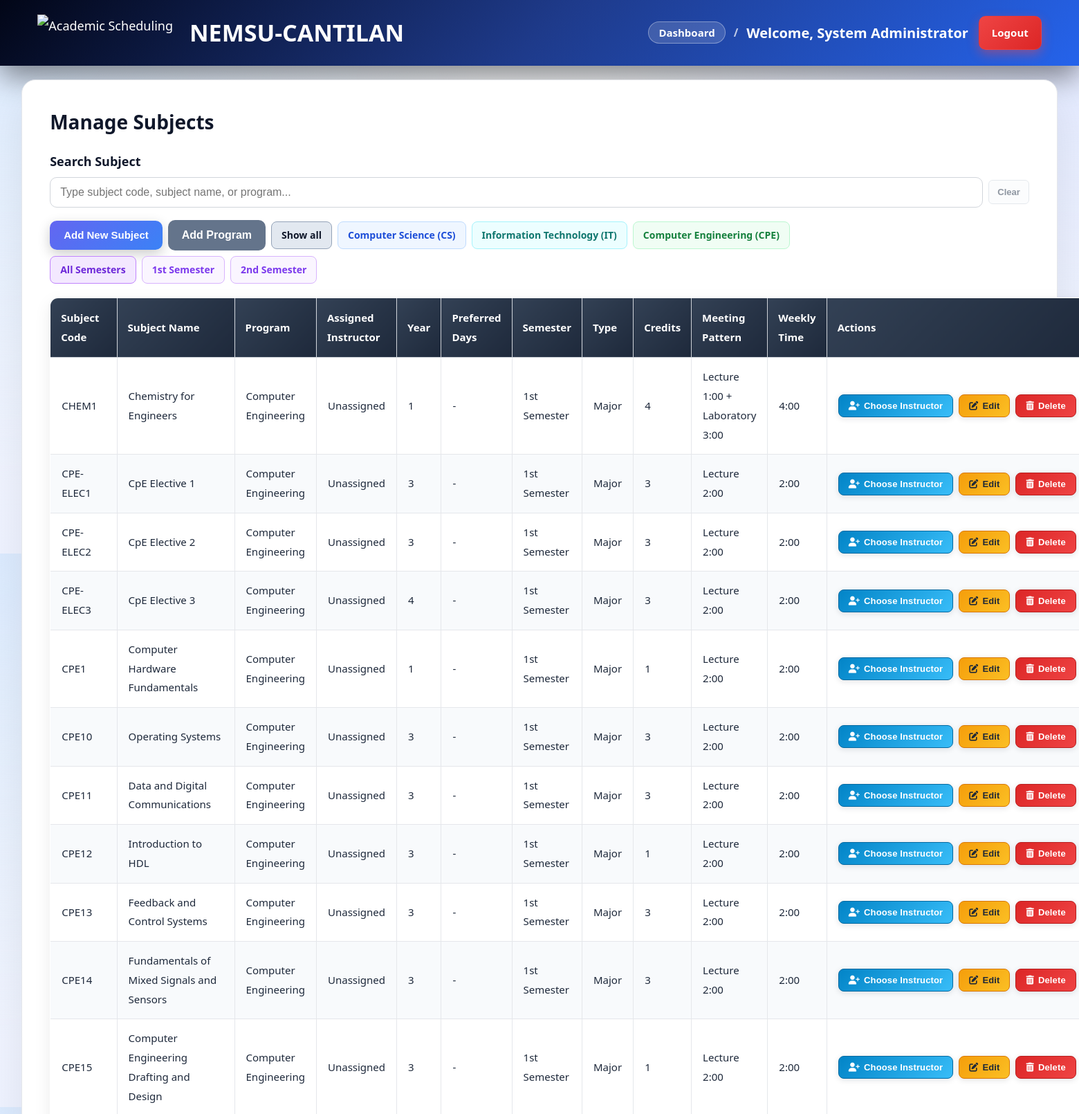
/admin/manage_subjects.php (signed in, upper part), run on the app's committed database.
### tables this page shows
CREATE TABLE `subjects` (
    `id` INT PRIMARY KEY AUTO_INCREMENT,
    `subject_code` VARCHAR(20) UNIQUE NOT NULL,
    `subject_name` VARCHAR(100) NOT NULL,
    `credits` INT NOT NULL,
    `department` VARCHAR(100),
    `subject_type` ENUM('major','minor') NOT NULL DEFAULT 'major',
    `semester` ENUM('1st Semester','2nd Semester','Summer') NOT NULL DEFAULT '1st Semester',
    `year_level` INT NULL,
    `prerequisites` TEXT NULL,
    `program_id` INT NULL,
    `hours_per_week` DECIMAL(4,2) NOT NULL,
    `lecture_hours` DECIMAL(4,2) NOT NULL DEFAULT 0.00,
    `lab_hours` DECIMAL(4,2) NOT NULL DEFAULT 0.00,
    `meetings_per_week` TINYINT NOT NULL DEFAULT 2,
    `lecture_minutes_per_meeting` INT NOT NULL DEFAULT 0,
    `lab_minutes_per_meeting` INT NOT NULL DEFAULT 0
);

### admin/manage_subjects.php (the view, shortened to what this page needs)
<?php
$pdo = getDB();
try {
    $subjectColumns = [];
    foreach ($pdo->query("SHOW COLUMNS FROM subjects")->fetchAll(PDO::FETCH_ASSOC) as $col) {
        $subjectColumns[$col['Field']] = $col;
    }
    if (!isset($subjectColumns['lecture_credits'])) {
        $pdo->exec("ALTER TABLE subjects ADD COLUMN lecture_credits DECIMAL(4,2) NOT NULL DEFAULT 0.00 AFTER credits");
    }
    if (!isset($subjectColumns['lab_credits'])) {
        $pdo->exec("ALTER TABLE subjects ADD COLUMN lab_credits DECIMAL(4,2) NOT NULL DEFAULT 0.00 AFTER lecture_credits");
    }
    $creditsType = strtolower((string)($subjectColumns['credits']['Type'] ?? ''));
    if (strpos($creditsType, 'decimal') === false) {
        $pdo->exec("ALTER TABLE subjects MODIFY credits DECIMAL(4,2) NOT NULL");
    }
    if (!isset($subjectColumns['semester'])) {
        $pdo->exec("ALTER TABLE subjects ADD COLUMN semester ENUM('1st Semester','2nd Semester','Summer') NOT NULL DEFAULT '1st Semester' AFTER subject_type");
    } else {
        $pdo->exec("ALTER TABLE subjects MODIFY COLUMN semester ENUM('1st Semester','2nd Semester','Summer') NOT NULL DEFAULT '1st Semester'");
    }
} catch (Exception $e) {
}
try {
    $pdo->exec("
        UPDATE subjects
        SET meetings_per_week = CASE
                WHEN COALESCE(meetings_per_week, 0) <= 0 THEN
                    CASE WHEN LOWER(COALESCE(semester, '')) = 'summer' THEN 1 ELSE 2 END
                ELSE meetings_per_week
            END,
            lecture_minutes_per_meeting = CASE
                WHEN COALESCE(lecture_minutes_per_meeting, 0) > 0 THEN lecture_minutes_per_meeting
                WHEN COALESCE(lab_minutes_per_meeting, 0) > 0 AND COALESCE(lecture_hours, 0) > 0 THEN ROUND((COALESCE(lecture_hours, 0) * 60) / GREATEST(COALESCE(meetings_per_week, 2), 1))
                WHEN COALESCE(lecture_hours, 0) > 0 THEN ROUND((COALESCE(lecture_hours, 0) * 60) / GREATEST(COALESCE(meetings_per_week, 2), 1))
                WHEN COALESCE(hours_per_week, 0) > 0 AND COALESCE(lab_hours, 0) <= 0 THEN ROUND((COALESCE(hours_per_week, 0) * 60) / GREATEST(COALESCE(meetings_per_week, 2), 1))
                ELSE lecture_minutes_per_meeting
            END,
            lab_minutes_per_meeting = CASE
                WHEN COALESCE(lab_minutes_per_meeting, 0) > 0 THEN lab_minutes_per_meeting
                WHEN COALESCE(lecture_hours, 0) = 2.00 AND COALESCE(lab_hours, 0) = 3.00 THEN 145
                WHEN COALESCE(lab_hours, 0) > 0 THEN ROUND((COALESCE(lab_hours, 0) * 60) / GREATEST(COALESCE(meetings_per_week, 2), 1))
                ELSE lab_minutes_per_meeting
            END
    ");
} catch (Exception $e) {
}
try {
    $pdo->exec("
        UPDATE subjects
        SET semester = '1st Semester'
        WHERE semester IS NULL OR semester = '' OR semester NOT IN ('1st Semester','2nd Semester','Summer')
    ");
} catch (Exception $e) {
}
try {
    $pdo->exec("
        CREATE TABLE IF NOT EXISTS subject_instructor_assignments (
            subject_id INT NOT NULL,
            assignment_slot TINYINT NOT NULL DEFAULT 1,
            instructor_id INT NOT NULL,
            assigned_at TIMESTAMP DEFAULT CURRENT_TIMESTAMP ON UPDATE CURRENT_TIMESTAMP,
            PRIMARY KEY (subject_id, assignment_slot),
            UNIQUE KEY uq_subject_instructor_assignment_pair (subject_id, instructor_id),
            CONSTRAINT fk_subject_instructor_assignment_subject
                FOREIGN KEY (subject_id) REFERENCES subjects(id) ON DELETE CASCADE,
            CONSTRAINT fk_subject_instructor_assignment_instructor
                FOREIGN KEY (instructor_id) REFERENCES instructors(id) ON DELETE CASCADE
        ) ENGINE=InnoDB
    ");
} catch (Exception $e) {
}
try {
    try {
        $pdo->exec("ALTER TABLE subject_instructor_assignments DROP PRIMARY KEY, ADD PRIMARY KEY (subject_id, assignment_slot)");
    } catch (Exception $e) {
    }
    try {
        $pdo->exec("ALTER TABLE subject_instructor_assignments ADD UNIQUE KEY uq_subject_instructor_assignment_pair (subject_id, instructor_id)");
    } catch (Exception $e) {
    }
} catch (Exception $e) {
}
function normalizeProgramLabel($value) {
    return strtolower((string)preg_replace('/[^A-Za-z0-9]+/', '', (string)$value));
}
function resolveProgramCodeFromValue($value) {
    $normalized = normalizeProgramLabel($value);
    $map = [
        'cs' => 'CS',
        'computerscience' => 'CS',
        'bscomputerscience' => 'CS',
        'bachelorofscienceincomputerscience' => 'CS',
        'it' => 'IT',
        'informationtechnology' => 'IT',
        'bsinformationtechnology' => 'IT',
        'bachelorofscienceininformationtechnology' => 'IT',
        'cpe' => 'CPE',
        'computerengineering' => 'CPE',
        'bscomputerengineering' => 'CPE',
        'bachelorofscienceincomputerengineering' => 'CPE',
        'bscpe' => 'CPE',
        'bscpe' => 'CPE',
    ];
    return $map[$normalized] ?? 'OTHER';
}
function resolveSubjectProgramCode($subject) {
    $programSignals = [
        $subject['department'] ?? '',
        $subject['linked_program_name'] ?? '',
        $subject['program_display_name'] ?? '',
    ];
    foreach ($programSignals as $signal) {
        $code = resolveProgramCodeFromValue($signal);
        if ($code !== 'OTHER') {
            return $code;
        }
    }
    return resolveProgramCodeFromValue($subject['subject_code'] ?? '');
}
$programs = $pdo->query("SELECT id, program_name, program_code FROM programs ORDER BY program_name")->fetchAll(PDO::FETCH_ASSOC);
$quickProgramTargets = [
    'Computer Science(CS)' => [
        'code' => 'CS',
        'aliases' => ['cs', 'computerscience', 'bscomputerscience', 'bscs'],
        'display_html' => 'Computer Science (CS)',
    ],
    'Information Technology (IT)' => [
        'code' => 'IT',
        'aliases' => ['it', 'informationtechnology', 'bsinformationtechnology', 'bsit'],
        'display_html' => 'Information Technology (IT)',
    ],
    'Computer Engineering(CPE)' => [
        'code' => 'CPE',
        'aliases' => ['cpe', 'computerengineering', 'bscomputerengineering', 'bscpe'],
        'display_html' => 'Computer Engineering (CPE)',
    ],
];
$quickProgramButtons = [];
foreach ($quickProgramTargets as $label => $config) {
    $aliases = $config['aliases'];
    $matchedProgramId = null;
    foreach ($programs as $programRow) {
        $normalizedName = normalizeProgramLabel($programRow['program_name'] ?? '');
        $normalizedCode = normalizeProgramLabel($programRow['program_code'] ?? '');
        if (in_array($normalizedName, $aliases, true) || in_array($normalizedCode, $aliases, true)) {
            $matchedProgramId = (int)$programRow['id'];
            break;
        }
    }
    $quickProgramButtons[] = [
        'label' => $label,
        'code' => $config['code'],
        'id' => $matchedProgramId,
        'aliases' => $aliases,
        'display_html' => $config['display_html'],
    ];
}
$selectedProgramCode = strtoupper(trim((string)($_GET['program'] ?? '')));
if (!in_array($selectedProgramCode, ['CS', 'IT', 'CPE'], true)) {
    $selectedProgramCode = '';
}
$selectedSemester = trim((string)($_GET['semester'] ?? ''));
if (!in_array($selectedSemester, ['1st Semester', '2nd Semester'], true)) {
    $selectedSemester = '';
}
$subjects = $pdo->query("
    SELECT s.*,
           p.program_name AS linked_program_name,
           COALESCE(NULLIF(s.department, ''), p.program_name, 'All Programs') AS raw_program_name,
           COALESCE(NULLIF(s.semester, ''), '1st Semester') AS normalized_semester,
           COALESCE(subject_type, 'major') AS subject_type
    FROM subjects s
    LEFT JOIN programs p ON s.program_id = p.id
    ORDER BY raw_program_name, subject_code
")->fetchAll();
?>
<!DOCTYPE html>
<html lang="en">
<head>
    <link rel="stylesheet" href="../css/style.css">
    <link rel="stylesheet" href="https://cdnjs.cloudflare.com/ajax/libs/font-awesome/6.5.1/css/all.min.css" />
</head>
<body>
    <div class="header">
        <div class="header-content">
            <div class="brand">
                <img src="../assets/logo.png" alt="Academic Scheduling" class="logo">
                <h1>NEMSU-CANTILAN</h1>
            </div>
            <div class="user-info">
                <div class="user-meta">
                    <div class="header-inline">
                        <a href="dashboard.php">Dashboard</a>
                        <span class="sep">/</span>
                        <span class="welcome-text">Welcome, <?php echo htmlspecialchars($_SESSION['full_name']); ?></span>
                    </div>
                </div>
                <a href="../logout.php" class="btn-logout">Logout</a>
            </div>
        </div>
    </div>
    <div class="container">
        <h2>Manage Subjects</h2>
        <div class="search-toolbar">
            <label for="subject_search">Search Subject</label>
            <div class="search-input-wrap">
                <input type="text" id="subject_search" placeholder="Type subject code, subject name, or program...">
                <button type="button" class="btn-clear-search" id="clear_subject_search" disabled>Clear</button>
            </div>
        </div>
        <div class="action-buttons">
            <div class="action-buttons-left">
                <button type="button" class="btn-primary" onclick="openAddSubjectModal()">Add New Subject</button>
                <button type="button" class="btn-secondary" onclick="openModal('addDepartmentModal')">Add Program</button>
                <a
                    href="manage_subjects.php<?php echo $selectedSemester !== '' ? '?semester=' . urlencode($selectedSemester) : ''; ?>"
                    class="btn-filter-all<?php echo $selectedProgramCode === '' ? ' is-active' : ''; ?>"
                >
                    Show all
                </a>
                <?php foreach ($quickProgramButtons as $quickProgramButton): ?>
                <a
                    href="?program=<?php echo urlencode($quickProgramButton['code']); ?><?php echo $selectedSemester !== '' ? '&semester=' . urlencode($selectedSemester) : ''; ?>"
                    class="btn-program-quick btn-program-<?php echo strtolower($quickProgramButton['code']); ?><?php echo $selectedProgramCode === $quickProgramButton['code'] ? ' is-active' : ''; ?>"
                >
                    <?php echo $quickProgramButton['display_html']; ?>
                </a>
                <?php endforeach; ?>
            </div>
            <div class="action-buttons-right">
                <a
                    href="manage_subjects.php<?php echo $selectedProgramCode !== '' ? '?program=' . urlencode($selectedProgramCode) : ''; ?>"
                    class="btn-semester-filter<?php echo $selectedSemester === '' ? ' is-active' : ''; ?>"
                >
                    All Semesters
                </a>
                <a
                    href="?<?php echo http_build_query(array_filter(['program' => $selectedProgramCode ?: null, 'semester' => '1st Semester'])); ?>"
                    class="btn-semester-filter<?php echo $selectedSemester === '1st Semester' ? ' is-active' : ''; ?>"
                >
                    1st Semester
                </a>
                <a
                    href="?<?php echo http_build_query(array_filter(['program' => $selectedProgramCode ?: null, 'semester' => '2nd Semester'])); ?>"
                    class="btn-semester-filter<?php echo $selectedSemester === '2nd Semester' ? ' is-active' : ''; ?>"
                >
                    2nd Semester
                </a>
            </div>
        </div>
        <table class="data-table">
            <thead>
                <tr>
                    <th>Subject Code</th>
                    <th>Subject Name</th>
                    <th>Program</th>
                    <th>Assigned Instructor</th>
                    <th>Year</th>
                    <th>Preferred Days</th>
                    <th>Semester</th>
                    <th>Type</th>
                    <th>Credits</th>
                    <th>Meeting Pattern</th>
                    <th>Weekly Time</th>
                    <th>Actions</th>
                </tr>
            </thead>
            <tbody>
                <?php foreach ($subjects as $subject): ?>
                <tr data-search-text="<?php echo htmlspecialchars(strtolower(
                    $subject['subject_code'] . ' ' .
                    $subject['subject_name'] . ' ' .
                    ($subject['program_display_name'] ?? $subject['department']) . ' ' .
                    ($subject['assigned_instructor_names_text'] ?? '') . ' ' .
                    ($subject['semester'] ?? '') . ' ' .
                    $subject['subject_type'] . ' ' .
                    ($subject['meeting_pattern_text'] ?? '') . ' ' .
                    ($subject['weekly_time_text'] ?? '')
                )); ?>"
                    data-program-code="<?php echo htmlspecialchars(resolveSubjectProgramCode($subject)); ?>">
                    <td><?php echo htmlspecialchars($subject['subject_code']); ?></td>
                    <td><?php echo htmlspecialchars($subject['subject_name']); ?></td>
                    <td><?php echo htmlspecialchars($subject['program_display_name'] ?? $subject['department']); ?></td>
                    <td><?php echo htmlspecialchars($subject['assigned_instructor_names_text']); ?></td>
                    <td><?php echo htmlspecialchars((string)($subject['year_level'] ?? 1)); ?></td>
                    <td><?php
                        $preferred = $subject['preferred_day_pair'] ?? '';
                        if ($preferred === 'monday-thursday') {
                            echo 'Mon/Thu';
                        } elseif ($preferred === 'tuesday-friday') {
                            echo 'Tue/Fri';
                        } elseif ($preferred === 'wednesday') {
                            echo 'Wed';
                        } else {
                            echo '-';
                        }
                    ?></td>
                    <td><?php echo htmlspecialchars($subject['normalized_semester'] ?? '1st Semester'); ?></td>
                    <td><?php echo ucfirst(htmlspecialchars($subject['subject_type'] ?? 'major')); ?></td>
                    <td><?php echo $subject['credits']; ?></td>
                    <td><?php echo htmlspecialchars($subject['meeting_pattern_text']); ?></td>
                    <td><?php echo htmlspecialchars($subject['weekly_time_text']); ?></td>
                    <td>
                        <div class="row-actions">
                            <button
                                type="button"
                                class="btn-icon btn-assign"
                                onclick='openAssignInstructorModal(<?php echo (int)$subject["id"]; ?>, <?php echo json_encode($subject["subject_code"] . " - " . $subject["subject_name"], JSON_HEX_TAG | JSON_HEX_APOS | JSON_HEX_AMP | JSON_HEX_QUOT); ?>, <?php echo json_encode($subject["assigned_instructor_ids"], JSON_HEX_TAG | JSON_HEX_APOS | JSON_HEX_AMP | JSON_HEX_QUOT); ?>)'
                            >
                                <i class="fas fa-user-plus"></i> Choose Instructor
                            </button>
                            <button class="btn-icon btn-edit" onclick="editSubject(<?php echo $subject['id']; ?>)"><i class="fas fa-edit"></i> Edit</button>
                            <form method="POST" onsubmit="return confirm('Are you sure you want to delete this subject?')">
                                <button type="submit" name="delete_subject" class="btn-icon btn-delete"><i class="fas fa-trash-alt"></i> Delete</button>
                            </form>
                        </div>
                    </td>
                </tr>
                <?php endforeach; ?>
            </tbody>
        </table>
    </div>
</body>
</html>

### data on the page
subjects: subject_code "CHEM1", subject_name "Chemistry for Engineers", program_display_name "Computer Engineering", assigned_instructor_names_text "Unassigned", year_level "1", normalized_semester "1st Semester", subject_type "Major", credits "4", meeting_pattern_text "Lecture 1:00 + Laboratory 3:00", weekly_time_text "4:00"
subjects: subject_code "CPE-ELEC1", subject_name "CpE Elective 1", program_display_name "Computer Engineering", assigned_instructor_names_text "Unassigned", year_level "3", normalized_semester "1st Semester", subject_type "Major", credits "3", meeting_pattern_text "Lecture 2:00", weekly_time_text "2:00"
subjects: subject_code "CPE-ELEC2", subject_name "CpE Elective 2", program_display_name "Computer Engineering", assigned_instructor_names_text "Unassigned", year_level "3", normalized_semester "1st Semester", subject_type "Major", credits "3", meeting_pattern_text "Lecture 2:00", weekly_time_text "2:00"
subjects: subject_code "CPE-ELEC3", subject_name "CpE Elective 3", program_display_name "Computer Engineering", assigned_instructor_names_text "Unassigned", year_level "4", normalized_semester "1st Semester", subject_type "Major", credits "3", meeting_pattern_text "Lecture 2:00", weekly_time_text "2:00"
subjects: subject_code "CPE1", subject_name "Computer Hardware Fundamentals", program_display_name "Computer Engineering", assigned_instructor_names_text "Unassigned", year_level "1", normalized_semester "1st Semester", subject_type "Major", credits "1", meeting_pattern_text "Lecture 2:00", weekly_time_text "2:00"
subjects: subject_code "CPE10", subject_name "Operating Systems", program_display_name "Computer Engineering", assigned_instructor_names_text "Unassigned", year_level "3", normalized_semester "1st Semester", subject_type "Major", credits "3", meeting_pattern_text "Lecture 2:00", weekly_time_text "2:00"
subjects: subject_code "CPE11", subject_name "Data and Digital Communications", program_display_name "Computer Engineering", assigned_instructor_names_text "Unassigned", year_level "3", normalized_semester "1st Semester", subject_type "Major", credits "3", meeting_pattern_text "Lecture 2:00", weekly_time_text "2:00"
subjects: subject_code "CPE12", subject_name "Introduction to HDL", program_display_name "Computer Engineering", assigned_instructor_names_text "Unassigned", year_level "3", normalized_semester "1st Semester", subject_type "Major", credits "1", meeting_pattern_text "Lecture 2:00", weekly_time_text "2:00"
subjects: subject_code "CPE13", subject_name "Feedback and Control Systems", program_display_name "Computer Engineering", assigned_instructor_names_text "Unassigned", year_level "3", normalized_semester "1st Semester", subject_type "Major", credits "3", meeting_pattern_text "Lecture 2:00", weekly_time_text "2:00"
subjects: subject_code "CPE14", subject_name "Fundamentals of Mixed Signals and Sensors", program_display_name "Computer Engineering", assigned_instructor_names_text "Unassigned", year_level "3", normalized_semester "1st Semester", subject_type "Major", credits "3", meeting_pattern_text "Lecture 2:00", weekly_time_text "2:00"
subjects: subject_code "CPE15", subject_name "Computer Engineering Drafting and Design", program_display_name "Computer Engineering", assigned_instructor_names_text "Unassigned", year_level "3", normalized_semester "1st Semester", subject_type "Major", credits "1", meeting_pattern_text "Lecture 2:00", weekly_time_text "2:00"

### other printed values
$_SESSION['full_name'] "System Administrator"
$quickProgramButton['display_html'] "Computer Science (CS)"
$quickProgramButton['display_html'] "Information Technology (IT)"
$quickProgramButton['display_html'] "Computer Engineering (CPE)"
